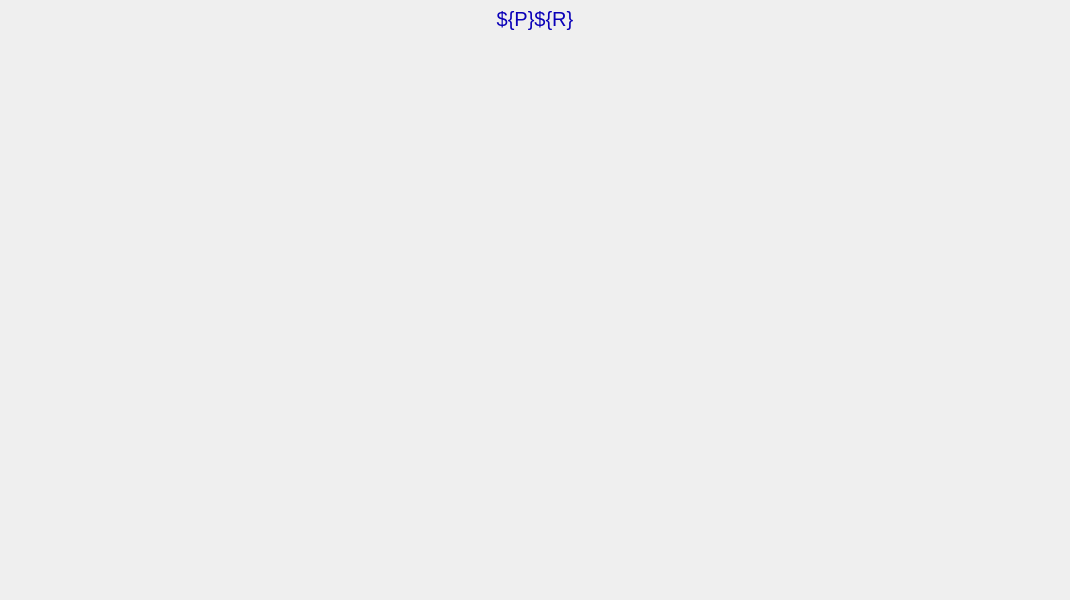
<?xml version="1.0" ?>
<ui version="4.0">
  <class>Dialog</class>
  <widget class="PyDMFrame" name="screen">
    <property name="geometry">
      <rect>
        <x>259</x>
        <y>266</y>
        <width>1070</width>
        <height>600</height>
      </rect>
    </property>
    <property name="minimumSize">
      <size>
        <width>1070</width>
        <height>600</height>
      </size>
    </property>
    <property name="styleSheet">
      <string notr="true">PyDMFrame#screen {
  color: rgb(0, 0, 0);
  background-color: rgb(187, 187, 187);
  }</string>
    </property>
    <property name="windowTitle">
      <string>NDFileNull</string>
    </property>
    <layout class="QGridLayout" name="gridLayout" columnstretch="5,380,5,675,5" rowstretch="5,1,25,9,405,150,5">
      <property name="leftMargin">
        <number>0</number>
      </property>
      <property name="topMargin">
        <number>0</number>
      </property>
      <property name="rightMargin">
        <number>0</number>
      </property>
      <property name="bottomMargin">
        <number>0</number>
      </property>
      <property name="horizontalSpacing">
        <number>0</number>
      </property>
      <property name="verticalSpacing">
        <number>0</number>
      </property>
      <item row="1" column="0" rowspan="2" colspan="5">
        <widget class="PyDMDrawingRectangle" name="rectangle">
          <property name="geometry">
            <rect>
              <x>0</x>
              <y>5</y>
              <width>1070</width>
              <height>26</height>
            </rect>
          </property>
          <property name="sizePolicy">
            <sizepolicy hsizetype="Ignored" vsizetype="Ignored">
              <horstretch>0</horstretch>
              <verstretch>0</verstretch>
            </sizepolicy>
          </property>
          <property name="brush" stdset="0">
            <brush brushstyle="SolidPattern">
              <color alpha="255">
                <red>218</red>
                <green>218</green>
                <blue>218</blue>
              </color>
            </brush>
          </property>
          <property name="penStyle" stdset="0">
            <enum>Qt::SolidLine</enum>
          </property>
          <property name="penColor" stdset="0">
            <color>
              <red>218</red>
              <green>218</green>
              <blue>218</blue>
            </color>
          </property>
          <property name="penWidth" stdset="0">
            <double>0</double>
          </property>
          <property name="penCapStyle" stdset="0">
            <enum>Qt::FlatCap</enum>
          </property>
          <property name="toolTip">
            <string>rectangle</string>
          </property>
        </widget>
      </item>
      <item row="2" column="0" colspan="5">
        <widget class="QLabel" name="text">
          <property name="geometry">
            <rect>
              <x>0</x>
              <y>6</y>
              <width>1070</width>
              <height>25</height>
            </rect>
          </property>
          <property name="sizePolicy">
            <sizepolicy hsizetype="Ignored" vsizetype="Ignored">
              <horstretch>0</horstretch>
              <verstretch>0</verstretch>
            </sizepolicy>
          </property>
          <property name="text">
            <string>${P}${R}</string>
          </property>
          <property name="font">
            <font>
              <pointsize>15</pointsize>
            </font>
          </property>
          <property name="brush" stdset="0">
            <brush brushstyle="SolidPattern">
              <color alpha="255">
                <red>10</red>
                <green>0</green>
                <blue>184</blue>
              </color>
            </brush>
          </property>
          <property name="toolTip">
            <string>text</string>
          </property>
          <property name="alignment">
            <set>Qt::AlignCenter</set>
          </property>
          <property name="styleSheet">
            <string notr="true">QLabel#text {
  color: rgb(10, 0, 184);
  }</string>
          </property>
        </widget>
      </item>
      <item row="4" column="1" rowspan="2">
        <widget class="PyDMEmbeddedDisplay" name="composite">
          <property name="geometry">
            <rect>
              <x>5</x>
              <y>40</y>
              <width>380</width>
              <height>555</height>
            </rect>
          </property>
          <property name="sizePolicy">
            <sizepolicy hsizetype="Ignored" vsizetype="Ignored">
              <horstretch>0</horstretch>
              <verstretch>0</verstretch>
            </sizepolicy>
          </property>
          <property name="toolTip">
            <string>composite</string>
          </property>
          <property name="filename" stdset="0">
            <string>NDPluginBase.ui</string>
          </property>
        </widget>
      </item>
      <item row="4" column="3">
        <widget class="PyDMEmbeddedDisplay" name="composite_1">
          <property name="geometry">
            <rect>
              <x>390</x>
              <y>40</y>
              <width>675</width>
              <height>405</height>
            </rect>
          </property>
          <property name="sizePolicy">
            <sizepolicy hsizetype="Ignored" vsizetype="Ignored">
              <horstretch>0</horstretch>
              <verstretch>0</verstretch>
            </sizepolicy>
          </property>
          <property name="toolTip">
            <string>composite_1</string>
          </property>
          <property name="filename" stdset="0">
            <string>NDFileBase.ui</string>
          </property>
        </widget>
      </item>
    </layout>
    <zorder>rectangle</zorder>
    <zorder>text</zorder>
    <zorder>composite</zorder>
    <zorder>composite_1</zorder>
  </widget>
  <customwidgets>
    <customwidget>
      <class>PyDMDrawingRectangle</class>
      <extends>QWidget</extends>
      <header>pydm.widgets.drawing</header>
    </customwidget>
    <customwidget>
      <class>PyDMLabel</class>
      <extends>QLabel</extends>
      <header>pydm.widgets.label</header>
    </customwidget>
    <customwidget>
      <class>PyDMEmbeddedDisplay</class>
      <extends>QFrame</extends>
      <header>pydm.widgets.embedded_display</header>
    </customwidget>
    <customwidget>
      <class>PyDMFrame</class>
      <extends>QFrame</extends>
      <header>pydm.widgets.frame</header>
    </customwidget>
  </customwidgets>
</ui>
